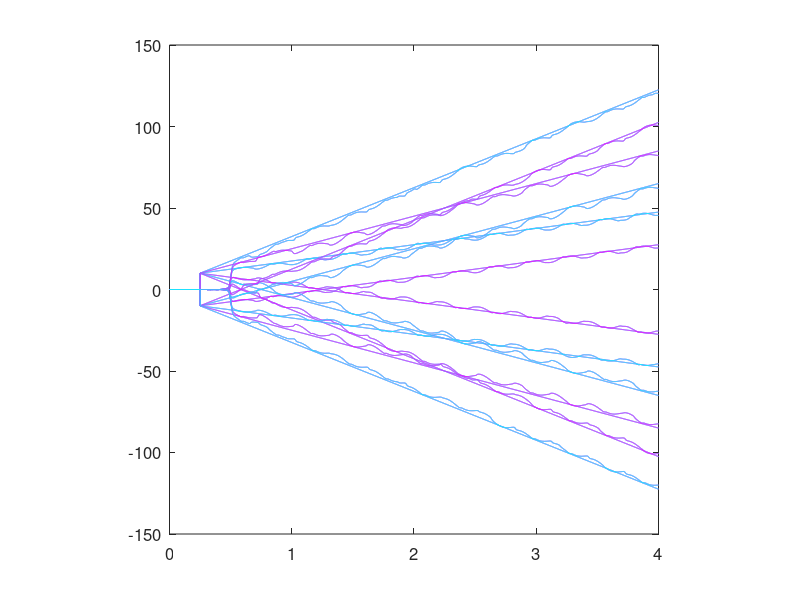

The MATLAB source for this figure:
function fig = test022200()
% This is the machine-generated representation of a Handle Graphics object
% and its children.  Note that handle values may change when these objects
% are re-created. This may cause problems with any callbacks written to
% depend on the value of the handle at the time the object was saved.
%
% To reopen this object, just type the name of the M-file at the MATLAB
% prompt. The M-file and its associated MAT-file must be on your path.

load test022200

h0 = figure('Name','test022200.m', ...
	'Position',[296 390 560 420], ...
	'Tag','hotWind');
h1 = axes('Parent',h0, ...
	'Box','on', ...
	'CameraUpVector',[0 1 0], ...
	'ColorOrder',mat0, ...
	'FontSize',12, ...
	'NextPlot','add');
h2 = line('Parent',h1, ...
	'Color',[0 1 1], ...
	'XData',mat1, ...
	'YData',mat2);
h2 = line('Parent',h1, ...
	'Color',[0 1 1], ...
	'XData',mat3, ...
	'YData',mat4);
h2 = line('Parent',h1, ...
	'Color',[1 0 1], ...
	'XData',mat5, ...
	'YData',mat6);
h2 = line('Parent',h1, ...
	'Color',[1 0 1], ...
	'XData',mat7, ...
	'YData',mat8);
h2 = line('Parent',h1, ...
	'Color',[1 0 1], ...
	'XData',mat9, ...
	'YData',mat10);
h2 = line('Parent',h1, ...
	'Color',[1 0 1], ...
	'XData',mat11, ...
	'YData',mat12);
h2 = line('Parent',h1, ...
	'Color',[0 1 1], ...
	'XData',mat13, ...
	'YData',mat14);
h2 = line('Parent',h1, ...
	'Color',[0 1 1], ...
	'XData',mat15, ...
	'YData',mat16);
h2 = text('Parent',h1, ...
	'FontSize',12, ...
	'HandleVisibility','off', ...
	'HorizontalAlignment','center', ...
	'Position',[1.995381062355658 -165.8357771260997 17.32050807568877], ...
	'VerticalAlignment','cap');
set(get(h2,'Parent'),'XLabel',h2);
h2 = text('Parent',h1, ...
	'FontSize',12, ...
	'HandleVisibility','off', ...
	'HorizontalAlignment','center', ...
	'Position',[-0.3048498845265589 -1.319648093841664 17.32050807568877], ...
	'Rotation',90, ...
	'VerticalAlignment','baseline');
set(get(h2,'Parent'),'YLabel',h2);
h2 = text('Parent',h1, ...
	'FontSize',12, ...
	'HandleVisibility','off', ...
	'HorizontalAlignment','right', ...
	'Position',[-0.674364896073903 176.3929618768328 17.32050807568877], ...
	'Visible','off');
set(get(h2,'Parent'),'ZLabel',h2);
h2 = text('Parent',h1, ...
	'FontSize',12, ...
	'HandleVisibility','off', ...
	'HorizontalAlignment','center', ...
	'Position',[1.995381062355658 154.3988269794721 17.32050807568877], ...
	'VerticalAlignment','bottom');
set(get(h2,'Parent'),'Title',h2);
h2 = line('Parent',h1, ...
	'Color',[0 1 1], ...
	'XData',mat17, ...
	'YData',mat18);
h2 = line('Parent',h1, ...
	'Color',[0 1 1], ...
	'XData',mat19, ...
	'YData',mat20);
h2 = line('Parent',h1, ...
	'Color',[1 0 1], ...
	'XData',mat21, ...
	'YData',mat22);
h2 = line('Parent',h1, ...
	'Color',[1 0 1], ...
	'XData',mat23, ...
	'YData',mat24);
h2 = line('Parent',h1, ...
	'Color',[1 0 1], ...
	'XData',mat25, ...
	'YData',mat26);
h2 = line('Parent',h1, ...
	'Color',[1 0 1], ...
	'XData',mat27, ...
	'YData',mat28);
h2 = line('Parent',h1, ...
	'Color',[0 1 1], ...
	'XData',mat29, ...
	'YData',mat30);
h2 = line('Parent',h1, ...
	'Color',[0 1 1], ...
	'XData',mat31, ...
	'YData',mat32);
h2 = line('Parent',h1, ...
	'Color',[0 1 1], ...
	'XData',mat33, ...
	'YData',mat34);
h2 = line('Parent',h1, ...
	'Color',[0 1 1], ...
	'XData',mat35, ...
	'YData',mat36);
h2 = line('Parent',h1, ...
	'Color',[1 0 1], ...
	'XData',mat37, ...
	'YData',mat38);
h2 = line('Parent',h1, ...
	'Color',[1 0 1], ...
	'XData',mat39, ...
	'YData',mat40);
h2 = line('Parent',h1, ...
	'Color',[1 0 1], ...
	'XData',mat41, ...
	'YData',mat42);
h2 = line('Parent',h1, ...
	'Color',[1 0 1], ...
	'XData',mat43, ...
	'YData',mat44);
h2 = line('Parent',h1, ...
	'Color',[0 1 1], ...
	'XData',mat45, ...
	'YData',mat46);
h2 = line('Parent',h1, ...
	'Color',[0 1 1], ...
	'XData',mat47, ...
	'YData',mat48);
h2 = line('Parent',h1, ...
	'Color',[0 1 1], ...
	'XData',mat49, ...
	'YData',mat50);
h2 = line('Parent',h1, ...
	'Color',[0 1 1], ...
	'XData',mat51, ...
	'YData',mat52);
h2 = line('Parent',h1, ...
	'Color',[1 0 1], ...
	'XData',mat53, ...
	'YData',mat54);
h2 = line('Parent',h1, ...
	'Color',[1 0 1], ...
	'XData',mat55, ...
	'YData',mat56);
h2 = line('Parent',h1, ...
	'Color',[1 0 1], ...
	'XData',mat57, ...
	'YData',mat58);
h2 = line('Parent',h1, ...
	'Color',[1 0 1], ...
	'XData',mat59, ...
	'YData',mat60);
h2 = line('Parent',h1, ...
	'Color',[0 1 1], ...
	'XData',mat61, ...
	'YData',mat62);
h2 = line('Parent',h1, ...
	'Color',[0 1 1], ...
	'XData',mat63, ...
	'YData',mat64);
h2 = line('Parent',h1, ...
	'Color',[0 1 1], ...
	'XData',mat65, ...
	'YData',mat66);
h2 = line('Parent',h1, ...
	'Color',[0 1 1], ...
	'XData',mat67, ...
	'YData',mat68);
h2 = line('Parent',h1, ...
	'Color',[1 0 1], ...
	'XData',mat69, ...
	'YData',mat70);
h2 = line('Parent',h1, ...
	'Color',[1 0 1], ...
	'XData',mat71, ...
	'YData',mat72);
h2 = line('Parent',h1, ...
	'Color',[1 0 1], ...
	'XData',mat73, ...
	'YData',mat74);
h2 = line('Parent',h1, ...
	'Color',[1 0 1], ...
	'XData',mat75, ...
	'YData',mat76);
h2 = line('Parent',h1, ...
	'Color',[0 1 1], ...
	'XData',mat77, ...
	'YData',mat78);
h2 = line('Parent',h1, ...
	'Color',[0 1 1], ...
	'XData',mat79, ...
	'YData',mat80);
h2 = line('Parent',h1, ...
	'Color',[0 1 1], ...
	'XData',mat81, ...
	'YData',mat82);
h2 = line('Parent',h1, ...
	'Color',[0 1 1], ...
	'XData',mat83, ...
	'YData',mat84);
h2 = line('Parent',h1, ...
	'Color',[1 0 1], ...
	'XData',mat85, ...
	'YData',mat86);
h2 = line('Parent',h1, ...
	'Color',[1 0 1], ...
	'XData',mat87, ...
	'YData',mat88);
h2 = line('Parent',h1, ...
	'Color',[1 0 1], ...
	'XData',mat89, ...
	'YData',mat90);
h2 = line('Parent',h1, ...
	'Color',[1 0 1], ...
	'XData',mat91, ...
	'YData',mat92);
h2 = line('Parent',h1, ...
	'Color',[0 1 1], ...
	'XData',mat93, ...
	'YData',mat94);
h2 = line('Parent',h1, ...
	'Color',[0 1 1], ...
	'XData',mat95, ...
	'YData',mat96);
if nargout > 0, fig = h0; end
